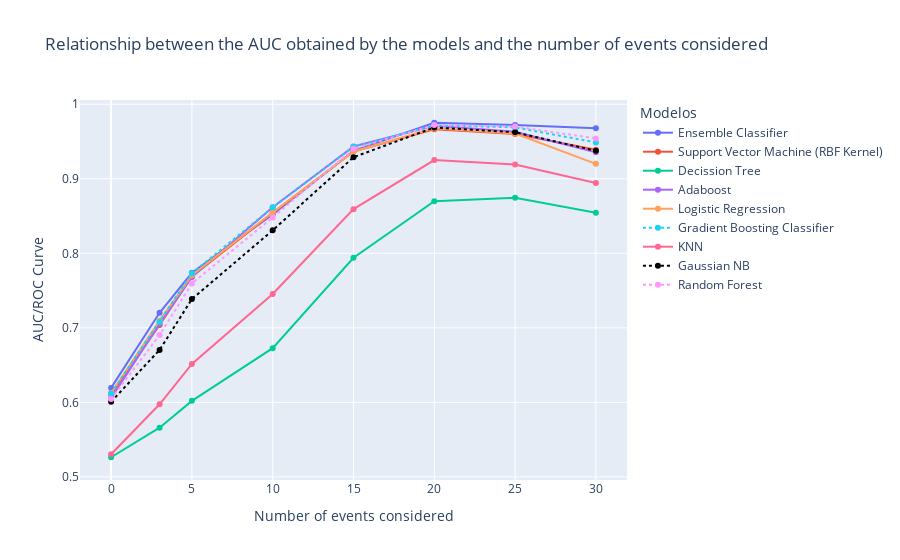

The code cell stored with this chart in its notebook:
### Code cell
fig = px.line(df, color='model', markers=True, x='amount_events', y='auc',labels={"amount_events": "Number of events considered","auc": "AUC/ROC Curve","model": "Modelos"},title="Relationship between the AUC obtained by the models and the number of events considered")
fig.update_traces(patch={"line": {"dash": 'dot'}}, selector={"legendgroup": "Gradient Boosting Classifier"})
fig.update_traces(patch={"line": {"dash": 'dot'}}, selector={"legendgroup": "Random Forest"})
fig.update_traces(patch={"line": {'color': 'black',"dash": 'dot'}}, selector={"legendgroup": "Gaussian NB"})
fig.show()

### Figure 1 — Plotly figure (JSON) as saved in the notebook; plotly's stock layout.template omitted (floating-point values rounded to 4 significant figures)
{"data": [{"hovertemplate": "Modelos=Ensemble Classifier<br>Number of events considered=%{x}<br>AUC/ROC Curve=%{y}<extra></extra>", "legendgroup": "Ensemble Classifier", "line": {"color": "#636efa", "dash": "solid"}, "marker": {"symbol": "circle"}, "mode": "lines+markers", "name": "Ensemble Classifier", "orientation": "v", "showlegend": true, "type": "scatter", "x": [0, 3, 5, 10, 15, 20, 25, 30], "xaxis": "x", "y": [0.6194, 0.7202, 0.7739, 0.8521, 0.9374, 0.9752, 0.9723, 0.9678], "yaxis": "y"}, {"hovertemplate": "Modelos=Support Vector Machine (RBF Kernel)<br>Number of events considered=%{x}<br>AUC/ROC Curve=%{y}<extra></extra>", "legendgroup": "Support Vector Machine (RBF Kernel)", "line": {"color": "#EF553B", "dash": "solid"}, "marker": {"symbol": "circle"}, "mode": "lines+markers", "name": "Support Vector Machine (RBF Kernel)", "orientation": "v", "showlegend": true, "type": "scatter", "x": [0, 3, 5, 10, 15, 20, 25, 30], "xaxis": "x", "y": [0.6108, 0.7038, 0.769, 0.8543, 0.9366, 0.9665, 0.9602, 0.939], "yaxis": "y"}, {"hovertemplate": "Modelos=Decission Tree<br>Number of events considered=%{x}<br>AUC/ROC Curve=%{y}<extra></extra>", "legendgroup": "Decission Tree", "line": {"color": "#00cc96", "dash": "solid"}, "marker": {"symbol": "circle"}, "mode": "lines+markers", "name": "Decission Tree", "orientation": "v", "showlegend": true, "type": "scatter", "x": [0, 3, 5, 10, 15, 20, 25, 30], "xaxis": "x", "y": [0.5264, 0.566, 0.602, 0.6728, 0.794, 0.87, 0.8744, 0.8546], "yaxis": "y"}, {"hovertemplate": "Modelos=Adaboost<br>Number of events considered=%{x}<br>AUC/ROC Curve=%{y}<extra></extra>", "legendgroup": "Adaboost", "line": {"color": "#ab63fa", "dash": "solid"}, "marker": {"symbol": "circle"}, "mode": "lines+markers", "name": "Adaboost", "orientation": "v", "showlegend": true, "type": "scatter", "x": [0, 3, 5, 10, 15, 20, 25, 30], "xaxis": "x", "y": [0.6056, 0.7054, 0.7683, 0.8617, 0.9433, 0.9712, 0.9631, 0.9355], "yaxis": "y"}, {"hovertemplate": "Modelos=Logistic Regression<br>Number of events considered=%{x}<br>AUC/ROC Curve=%{y}<extra></extra>", "legendgroup": "Logistic Regression", "line": {"color": "#FFA15A", "dash": "solid"}, "marker": {"symbol": "circle"}, "mode": "lines+markers", "name": "Logistic Regression", "orientation": "v", "showlegend": true, "type": "scatter", "x": [0, 3, 5, 10, 15, 20, 25, 30], "xaxis": "x", "y": [0.6126, 0.7096, 0.7706, 0.8548, 0.9367, 0.9677, 0.9606, 0.9201], "yaxis": "y"}, {"hovertemplate": "Modelos=Gradient Boosting Classifier<br>Number of events considered=%{x}<br>AUC/ROC Curve=%{y}<extra></extra>", "legendgroup": "Gradient Boosting Classifier", "line": {"color": "#19d3f3", "dash": "dot"}, "marker": {"symbol": "circle"}, "mode": "lines+markers", "name": "Gradient Boosting Classifier", "orientation": "v", "showlegend": true, "type": "scatter", "x": [0, 3, 5, 10, 15, 20, 25, 30], "xaxis": "x", "y": [0.6119, 0.7077, 0.7733, 0.8615, 0.9428, 0.9718, 0.969, 0.9488], "yaxis": "y"}, {"hovertemplate": "Modelos=KNN<br>Number of events considered=%{x}<br>AUC/ROC Curve=%{y}<extra></extra>", "legendgroup": "KNN", "line": {"color": "#FF6692", "dash": "solid"}, "marker": {"symbol": "circle"}, "mode": "lines+markers", "name": "KNN", "orientation": "v", "showlegend": true, "type": "scatter", "x": [0, 3, 5, 10, 15, 20, 25, 30], "xaxis": "x", "y": [0.5303, 0.5974, 0.6517, 0.7454, 0.8592, 0.9251, 0.9192, 0.8943], "yaxis": "y"}, {"hovertemplate": "Modelos=Gaussian NB<br>Number of events considered=%{x}<br>AUC/ROC Curve=%{y}<extra></extra>", "legendgroup": "Gaussian NB", "line": {"color": "black", "dash": "dot"}, "marker": {"symbol": "circle"}, "mode": "lines+markers", "name": "Gaussian NB", "orientation": "v", "showlegend": true, "type": "scatter", "x": [0, 3, 5, 10, 15, 20, 25, 30], "xaxis": "x", "y": [0.6008, 0.6704, 0.7386, 0.8309, 0.9289, 0.9689, 0.9624, 0.9375], "yaxis": "y"}, {"hovertemplate": "Modelos=Random Forest<br>Number of events considered=%{x}<br>AUC/ROC Curve=%{y}<extra></extra>", "legendgroup": "Random Forest", "line": {"color": "#FF97FF", "dash": "dot"}, "marker": {"symbol": "circle"}, "mode": "lines+markers", "name": "Random Forest", "orientation": "v", "showlegend": true, "type": "scatter", "x": [0, 3, 5, 10, 15, 20, 25, 30], "xaxis": "x", "y": [0.6046, 0.6903, 0.7596, 0.8481, 0.9402, 0.972, 0.97, 0.9542], "yaxis": "y"}], "layout": {"legend": {"title": {"text": "Modelos"}, "tracegroupgap": 0}, "title": {"text": "Relationship between the AUC obtained by the models and the number of events considered"}, "xaxis": {"anchor": "y", "domain": [0, 1], "title": {"text": "Number of events considered"}}, "yaxis": {"anchor": "x", "domain": [0, 1], "title": {"text": "AUC/ROC Curve"}}}}
